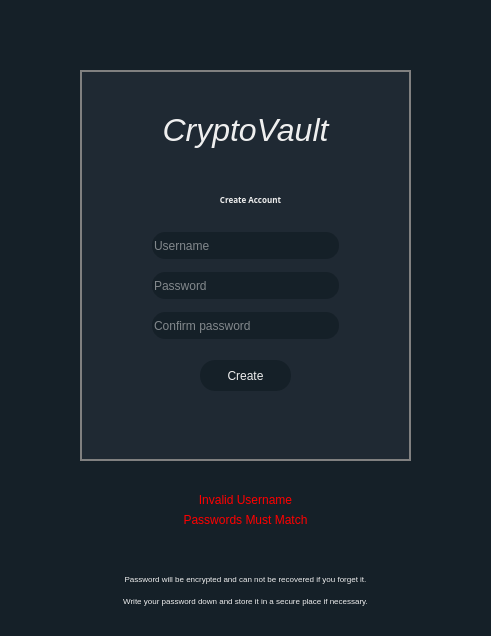
<?xml version="1.0" encoding="UTF-8"?>
<ui version="4.0">
 <class>Form</class>
 <widget class="QWidget" name="Form">
  <property name="geometry">
   <rect>
    <x>0</x>
    <y>0</y>
    <width>491</width>
    <height>636</height>
   </rect>
  </property>
  <property name="windowTitle">
   <string>Form</string>
  </property>
  <property name="styleSheet">
   <string notr="true">background: #152028;</string>
  </property>
  <widget class="QLabel" name="label">
   <property name="geometry">
    <rect>
     <x>10</x>
     <y>550</y>
     <width>471</width>
     <height>81</height>
    </rect>
   </property>
   <property name="text">
    <string>&lt;html&gt;&lt;head/&gt;&lt;body&gt;&lt;p align=&quot;center&quot;&gt;&lt;span style=&quot; font-size:6pt; color:#efefef;&quot;&gt;Password will be encrypted and can not be recovered if you forget it.&lt;/span&gt;&lt;/p&gt;&lt;p align=&quot;center&quot;&gt;&lt;span style=&quot; font-size:6pt; color:#efefef;&quot;&gt;Write your password down and store it in a secure place if necessary.&lt;/span&gt;&lt;/p&gt;&lt;/body&gt;&lt;/html&gt;</string>
   </property>
  </widget>
  <widget class="QLabel" name="usernameError">
   <property name="geometry">
    <rect>
     <x>0</x>
     <y>490</y>
     <width>491</width>
     <height>20</height>
    </rect>
   </property>
   <property name="styleSheet">
    <string notr="true">color: red;</string>
   </property>
   <property name="text">
    <string>&lt;html&gt;&lt;head/&gt;&lt;body&gt;&lt;p align=&quot;center&quot;&gt;Invalid Username&lt;/p&gt;&lt;/body&gt;&lt;/html&gt;</string>
   </property>
  </widget>
  <widget class="QLabel" name="passwordError">
   <property name="geometry">
    <rect>
     <x>0</x>
     <y>510</y>
     <width>491</width>
     <height>20</height>
    </rect>
   </property>
   <property name="styleSheet">
    <string notr="true">color: red;</string>
   </property>
   <property name="text">
    <string>&lt;html&gt;&lt;head/&gt;&lt;body&gt;&lt;p align=&quot;center&quot;&gt;Passwords Must Match&lt;/p&gt;&lt;/body&gt;&lt;/html&gt;</string>
   </property>
  </widget>
  <widget class="QFrame" name="frame_4">
   <property name="geometry">
    <rect>
     <x>80</x>
     <y>70</y>
     <width>331</width>
     <height>391</height>
    </rect>
   </property>
   <property name="styleSheet">
    <string notr="true">background: #1F2933;
border: 2px solid gray;</string>
   </property>
   <property name="frameShape">
    <enum>QFrame::StyledPanel</enum>
   </property>
   <property name="frameShadow">
    <enum>QFrame::Raised</enum>
   </property>
   <widget class="QLabel" name="AddLabel_2">
    <property name="geometry">
     <rect>
      <x>10</x>
      <y>10</y>
      <width>311</width>
      <height>101</height>
     </rect>
    </property>
    <property name="styleSheet">
     <string notr="true">border: none;</string>
    </property>
    <property name="text">
     <string>&lt;html&gt;&lt;head/&gt;&lt;body&gt;&lt;p align=&quot;center&quot;&gt;&lt;span style=&quot; font-size:24pt; font-style:italic; color:#efefef;&quot;&gt;CryptoVault&lt;/span&gt;&lt;/p&gt;&lt;/body&gt;&lt;/html&gt;</string>
    </property>
   </widget>
   <widget class="QPushButton" name="createButton">
    <property name="geometry">
     <rect>
      <x>120</x>
      <y>290</y>
      <width>91</width>
      <height>31</height>
     </rect>
    </property>
    <property name="styleSheet">
     <string notr="true">background: #152028;
color: #efefef;
border: #1F2933;
border-radius: 15px;</string>
    </property>
    <property name="text">
     <string>Create</string>
    </property>
   </widget>
   <widget class="QLineEdit" name="UsernameInput">
    <property name="geometry">
     <rect>
      <x>70</x>
      <y>160</y>
      <width>191</width>
      <height>31</height>
     </rect>
    </property>
    <property name="focusPolicy">
     <enum>Qt::ClickFocus</enum>
    </property>
    <property name="styleSheet">
     <string notr="true">background: #152028;
color: #efefef;
border: 2px solid #1F2933;
border-radius: 15px;
</string>
    </property>
    <property name="echoMode">
     <enum>QLineEdit::Normal</enum>
    </property>
    <property name="placeholderText">
     <string>Username</string>
    </property>
   </widget>
   <widget class="QLineEdit" name="EncryptionKeyInput">
    <property name="geometry">
     <rect>
      <x>70</x>
      <y>200</y>
      <width>191</width>
      <height>31</height>
     </rect>
    </property>
    <property name="focusPolicy">
     <enum>Qt::ClickFocus</enum>
    </property>
    <property name="styleSheet">
     <string notr="true">background: #152028;
color: #efefef;
border: 2px solid #1F2933;
border-radius: 15px;
</string>
    </property>
    <property name="echoMode">
     <enum>QLineEdit::Password</enum>
    </property>
    <property name="placeholderText">
     <string>Password</string>
    </property>
   </widget>
   <widget class="QLabel" name="LoginLabel_2">
    <property name="geometry">
     <rect>
      <x>80</x>
      <y>115</y>
      <width>181</width>
      <height>31</height>
     </rect>
    </property>
    <property name="font">
     <font>
      <family>Montserrat,sans-serif</family>
      <weight>75</weight>
      <bold>true</bold>
     </font>
    </property>
    <property name="styleSheet">
     <string notr="true">font-family: 'Montserrat', sans-serif;
	height: 1000vh;
	margin: -20px 0 50px;
font-weight: bold;
margin: 0;
border: none;</string>
    </property>
    <property name="text">
     <string>&lt;html&gt;&lt;head/&gt;&lt;body&gt;&lt;p align=&quot;center&quot;&gt;&lt;span style=&quot; font-size:6pt; color:#efefef;&quot;&gt;Create Account&lt;/span&gt;&lt;/p&gt;&lt;/body&gt;&lt;/html&gt;</string>
    </property>
   </widget>
   <widget class="QLineEdit" name="EncryptionKeyInput_2">
    <property name="geometry">
     <rect>
      <x>70</x>
      <y>240</y>
      <width>191</width>
      <height>31</height>
     </rect>
    </property>
    <property name="focusPolicy">
     <enum>Qt::ClickFocus</enum>
    </property>
    <property name="styleSheet">
     <string notr="true">background: #152028;
color: #efefef;
border: 2px solid #1F2933;
border-radius: 15px;
</string>
    </property>
    <property name="text">
     <string/>
    </property>
    <property name="echoMode">
     <enum>QLineEdit::Password</enum>
    </property>
    <property name="placeholderText">
     <string>Confirm password</string>
    </property>
   </widget>
  </widget>
 </widget>
 <resources/>
 <connections/>
</ui>
